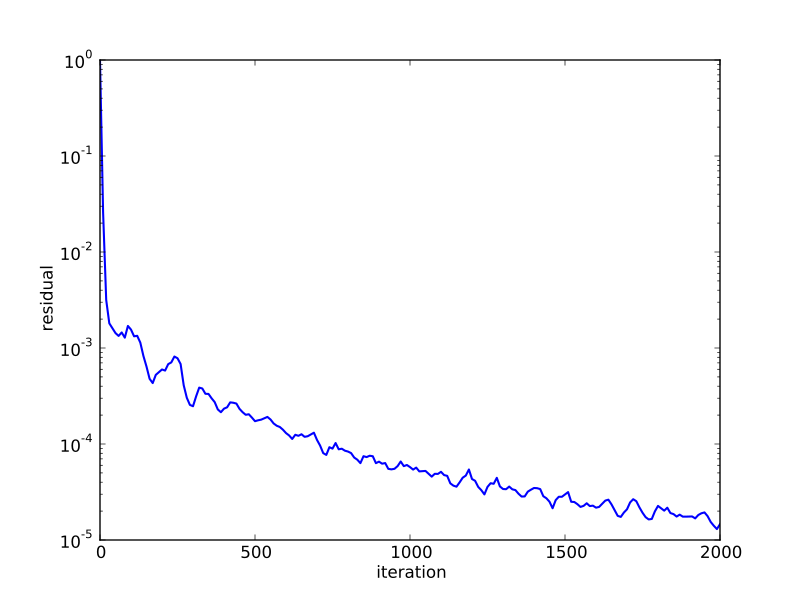

Write Python code to recreate this figure.
from pylab import *

iter = [
				           0,
                  10,
                  20,
                  30,
                  40,
                  50,
                  60,
                  70,
                  80,
                  90,
                 100,
                 110,
                 120,
                 130,
                 140,
                 150,
                 160,
                 170,
                 180,
                 190,
                 200,
                 210,
                 220,
                 230,
                 240,
                 250,
                 260,
                 270,
                 280,
                 290,
                 300,
                 310,
                 320,
                 330,
                 340,
                 350,
                 360,
                 370,
                 380,
                 390,
                 400,
                 410,
                 420,
                 430,
                 440,
                 450,
                 460,
                 470,
                 480,
                 490,
                 500,
                 510,
                 520,
                 530,
                 540,
                 550,
                 560,
                 570,
                 580,
                 590,
                 600,
                 610,
                 620,
                 630,
                 640,
                 650,
                 660,
                 670,
                 680,
                 690,
                 700,
                 710,
                 720,
                 730,
                 740,
                 750,
                 760,
                 770,
                 780,
                 790,
                 800,
                 810,
                 820,
                 830,
                 840,
                 850,
                 860,
                 870,
                 880,
                 890,
                 900,
                 910,
                 920,
                 930,
                 940,
                 950,
                 960,
                 970,
                 980,
                 990,
                1000,
                1010,
                1020,
                1030,
                1040,
                1050,
                1060,
                1070,
                1080,
                1090,
                1100,
                1110,
                1120,
                1130,
                1140,
                1150,
                1160,
                1170,
                1180,
                1190,
                1200,
                1210,
                1220,
                1230,
                1240,
                1250,
                1260,
                1270,
                1280,
                1290,
                1300,
                1310,
                1320,
                1330,
                1340,
                1350,
                1360,
                1370,
                1380,
                1390,
                1400,
                1410,
                1420,
                1430,
                1440,
                1450,
                1460,
                1470,
                1480,
                1490,
                1500,
                1510,
                1520,
                1530,
                1540,
                1550,
                1560,
                1570,
                1580,
                1590,
                1600,
                1610,
                1620,
                1630,
                1640,
                1650,
                1660,
                1670,
                1680,
                1690,
                1700,
                1710,
                1720,
                1730,
                1740,
                1750,
                1760,
                1770,
                1780,
                1790,
                1800,
                1810,
                1820,
                1830,
                1840,
                1850,
                1860,
                1870,
                1880,
                1890,
                1900,
                1910,
                1920,
                1930,
                1940,
                1950,
                1960,
                1970,
                1980,
                1990,
                2000,
                ]
residual = [
				        1.000000e+00,
                2.584476e-02,
                3.165415e-03,
                1.807143e-03,
                1.606166e-03,
                1.430024e-03,
                1.336453e-03,
                1.451548e-03,
                1.281941e-03,
                1.696844e-03,
                1.555043e-03,
                1.323421e-03,
                1.339893e-03,
                1.138159e-03,
                8.272955e-04,
                6.405843e-04,
                4.778168e-04,
                4.312290e-04,
                5.252265e-04,
                5.603183e-04,
                5.974149e-04,
                5.820113e-04,
                6.789013e-04,
                7.079799e-04,
                8.148030e-04,
                7.822196e-04,
                6.813478e-04,
                4.094629e-04,
                3.030698e-04,
                2.554666e-04,
                2.474314e-04,
                3.131717e-04,
                3.864901e-04,
                3.787576e-04,
                3.335535e-04,
                3.322963e-04,
                2.991805e-04,
                2.729809e-04,
                2.291368e-04,
                2.144295e-04,
                2.334458e-04,
                2.411026e-04,
                2.714104e-04,
                2.689781e-04,
                2.637583e-04,
                2.323437e-04,
                2.144815e-04,
                2.015210e-04,
                2.040780e-04,
                1.884822e-04,
                1.728511e-04,
                1.765618e-04,
                1.793724e-04,
                1.855628e-04,
                1.914534e-04,
                1.800399e-04,
                1.637699e-04,
                1.550253e-04,
                1.503947e-04,
                1.410227e-04,
                1.299747e-04,
                1.227631e-04,
                1.129156e-04,
                1.247215e-04,
                1.217448e-04,
                1.263184e-04,
                1.187851e-04,
                1.204501e-04,
                1.255255e-04,
                1.311055e-04,
                1.103000e-04,
                9.629974e-05,
                8.038433e-05,
                7.696929e-05,
                9.255761e-05,
                8.951474e-05,
                1.023509e-04,
                8.808309e-05,
                8.931376e-05,
                8.517521e-05,
                8.342045e-05,
                8.038095e-05,
                7.226764e-05,
                6.865713e-05,
                6.319665e-05,
                7.461415e-05,
                7.306094e-05,
                7.546820e-05,
                7.453065e-05,
                6.317501e-05,
                6.548706e-05,
                6.236676e-05,
                6.330014e-05,
                5.510883e-05,
                5.443293e-05,
                5.515150e-05,
                5.884249e-05,
                6.569989e-05,
                5.881932e-05,
                6.041750e-05,
                5.748542e-05,
                5.412702e-05,
                5.676350e-05,
                5.184997e-05,
                5.215787e-05,
                5.241784e-05,
                4.899030e-05,
                4.571798e-05,
                4.893601e-05,
                4.879333e-05,
                5.131081e-05,
                4.744386e-05,
                4.658272e-05,
                3.893334e-05,
                3.682867e-05,
                3.592736e-05,
                3.980871e-05,
                4.455785e-05,
                4.688441e-05,
                5.423921e-05,
                4.318716e-05,
                4.136889e-05,
                3.573277e-05,
                3.306137e-05,
                2.985753e-05,
                3.575083e-05,
                3.901818e-05,
                3.852416e-05,
                4.441352e-05,
                3.614432e-05,
                3.399045e-05,
                3.382173e-05,
                3.602193e-05,
                3.373605e-05,
                3.310213e-05,
                3.034569e-05,
                2.834966e-05,
                2.844922e-05,
                3.188611e-05,
                3.340083e-05,
                3.481062e-05,
                3.465506e-05,
                3.391477e-05,
                2.858750e-05,
                2.720484e-05,
                2.504340e-05,
                2.141754e-05,
                2.604140e-05,
                2.822041e-05,
                2.819912e-05,
                2.981287e-05,
                3.154153e-05,
                2.501717e-05,
                2.487663e-05,
                2.361773e-05,
                2.210918e-05,
                2.267696e-05,
                2.412420e-05,
                2.256376e-05,
                2.279322e-05,
                2.171637e-05,
                2.210423e-05,
                2.388080e-05,
                2.572970e-05,
                2.629884e-05,
                2.350017e-05,
                2.049648e-05,
                1.784534e-05,
                1.740226e-05,
                1.932779e-05,
                2.089020e-05,
                2.462139e-05,
                2.659777e-05,
                2.536174e-05,
                2.189526e-05,
                1.925047e-05,
                1.730188e-05,
                1.637687e-05,
                1.657520e-05,
                1.987752e-05,
                2.264712e-05,
                2.140821e-05,
                2.022428e-05,
                2.168602e-05,
                1.908417e-05,
                1.861799e-05,
                1.754849e-05,
                1.837031e-05,
                1.751118e-05,
                1.750723e-05,
                1.757570e-05,
                1.759032e-05,
                1.679581e-05,
                1.820825e-05,
                1.898039e-05,
                1.937406e-05,
                1.771821e-05,
                1.542141e-05,
                1.407745e-05,
                1.300678e-05,
                1.459849e-05,
                ]

semilogy(iter, residual, linewidth=1.5)
ylabel('residual')
xlabel('iteration')
show()
